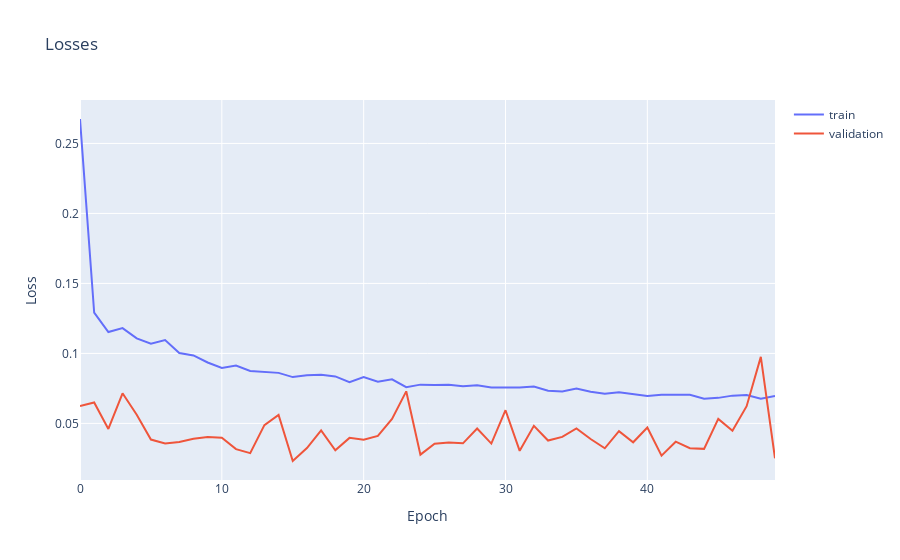

Notebook cell for this chart:
### Code cell
model = StockPredictor(input_dim, hidden_dim, num_layers, output_dim)

criterion = nn.MSELoss()
optimizer = optim.Adam(model.parameters(), lr=0.001)

device = torch.device('cuda' if torch.cuda.is_available() else 'cpu')
model.to(device)
model.device = device

train_model(model, train_loader, val_loader, criterion, optimizer, num_epochs=50)

### Figure 1 — Plotly figure (JSON) as saved in the notebook; plotly's stock layout.template omitted (floating-point values rounded to 4 significant figures)
{"data": [{"mode": "lines", "name": "train", "type": "scatter", "xaxis": "x", "y": [0.2675, 0.1291, 0.1153, 0.1181, 0.1107, 0.107, 0.1096, 0.1003, 0.09855, 0.09352, 0.08964, 0.09138, 0.0875, 0.08699, 0.0861, 0.08308, 0.08445, 0.08472, 0.08358, 0.07943, 0.08306, 0.0798, 0.08149, 0.07591, 0.0777, 0.0774, 0.07761, 0.07653, 0.07723, 0.07573, 0.07556, 0.07561, 0.07638, 0.07327, 0.07288, 0.07494, 0.07268, 0.07116, 0.07228, 0.07074, 0.06956, 0.07048, 0.07027, 0.07049, 0.06762, 0.06824, 0.06984, 0.07022, 0.06764, 0.06957], "yaxis": "y"}, {"mode": "lines", "name": "validation", "type": "scatter", "xaxis": "x", "y": [0.06244, 0.06495, 0.04602, 0.07149, 0.05625, 0.03845, 0.03566, 0.03676, 0.03896, 0.04036, 0.03968, 0.03165, 0.02875, 0.0488, 0.05608, 0.02314, 0.0324, 0.045, 0.0308, 0.03966, 0.03841, 0.04108, 0.05324, 0.07291, 0.02768, 0.03544, 0.03638, 0.03576, 0.04637, 0.03559, 0.05942, 0.03042, 0.04828, 0.03775, 0.04037, 0.04643, 0.03888, 0.03223, 0.04443, 0.0365, 0.04709, 0.02695, 0.03692, 0.03224, 0.03181, 0.05321, 0.04482, 0.0623, 0.09753, 0.02507], "yaxis": "y"}], "layout": {"title": {"text": "Losses"}, "xaxis": {"anchor": "y", "domain": [0, 1], "title": {"text": "Epoch"}}, "yaxis": {"anchor": "x", "domain": [0, 1], "title": {"text": "Loss"}}}}
